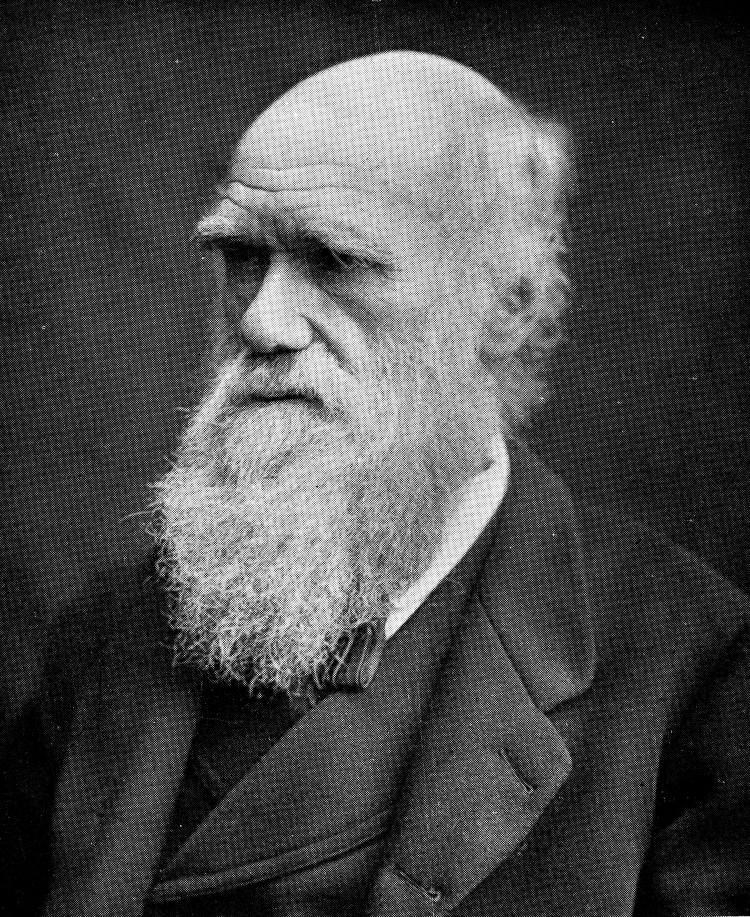
#> input picture darwin.png, 3000 x 3667 px, given in place of darwin.jpg, which was not available (shown at 1/4 size)
$ jupyter execute --allow-errors Untitled.ipynb   (text cells are left out)
#> lines starting #> are read from the running program, lines starting #| are printed output that depends on the picture; pictures that were not available may be replaced by others from this repository, and a replacement may not be noted
[cell 1]
from PIL import Image
import numpy as np
img = Image.open('darwin.jpg')
#> img is the input picture: PIL image 3000x3667 L; min 0, max 255, mean 74.4
img.load()
print(img.size)
#| (3000, 3667)
print(img.mode)
#| L
data = img.getdata()
print(data[0])
#| 0
a = np.array(data, dtype=np.uint8)

[cell 2]
data[30]
#> Out = 119

[cell 3]
a.shape
#> Out = (11001000,)

[cell 4]
a=a.reshape(3667,3000)

[cell 5]
a.shape
#> Out = (3667, 3000)

[cell 6]
a[1600][220]
#> Out = 68

[cell 7]
a[1587,200]
#> Out = 0

[cell 8]
img.getpixel((200,1600))
#> Out = 187

[cell 9]
a=a.reshape(3000,3667)
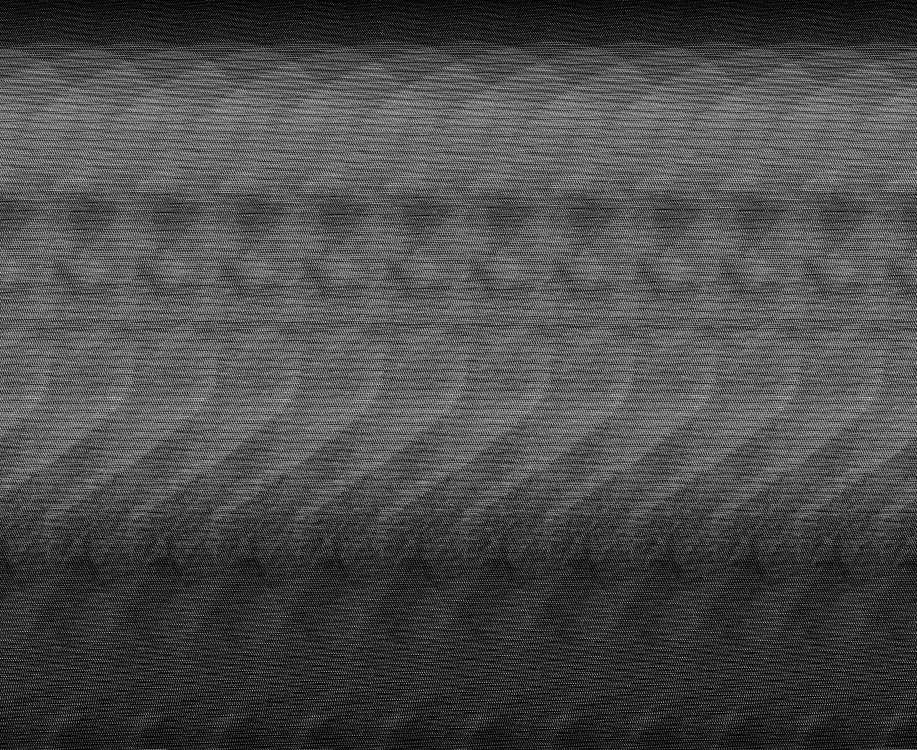
#> a: shape (3000, 3667) (shown at 1/4 size); min 0, max 255, mean 74.4

[cell 10]
a[1600,200]
#> Out = 0

[cell 11]
a[200,1600]
#> Out = 0

[cell 12]
img.getpixel((201,1601))
#> Out = 238

[cell 13]
img.getpixel((1601,201))
#> Out = 0

[cell 14]
Image.fromarray(a)

[cell 15]
a=a.reshape(3667,3000)

[cell 16]
Image.fromarray(a)

[cell 17]
b=np.zeros((3667,3000))

[cell 18]
x = a[900:1000,900:1000]
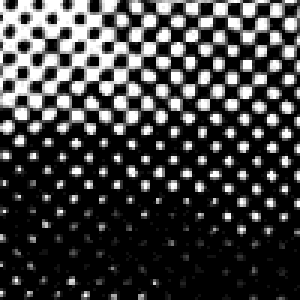
#> x: shape (100, 100) (shown 3 times larger); min 0, max 255, mean 64.8

[cell 19]
Image.fromarray(x)

[cell 20]
x = a[900:1000,900:1100]
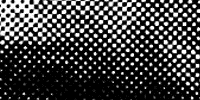
#> x: shape (100, 200); min 0, max 255, mean 66.4

[cell 21]
Image.fromarray(x)

[cell 22]
y = np.zeros(x.shape,dtype=np.uint8)

[cell 23]
Image.fromarray(y)

#> (a cell that did not finish here is left out)

#> (a cell that did not finish here is left out)

[cell 26]
def blur(x,r=6):
#> called with r = 8
    y = np.zeros(x.shape,dtype=np.uint8)
    for i in range (0, x.shape[0]):
        for j in range (0 , x.shape[1]):
            # [7 lines of commented-out code are left out]
            y[i,j] = np.average(x[max(i-r,0):min(i+r+1,x.shape[0]-1),\
                                  max(j-r,0):min(j+r+1,x.shape[1]-1)])
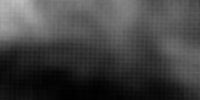
#> y: shape (100, 200); min 0, max 189, mean 66
    return y
